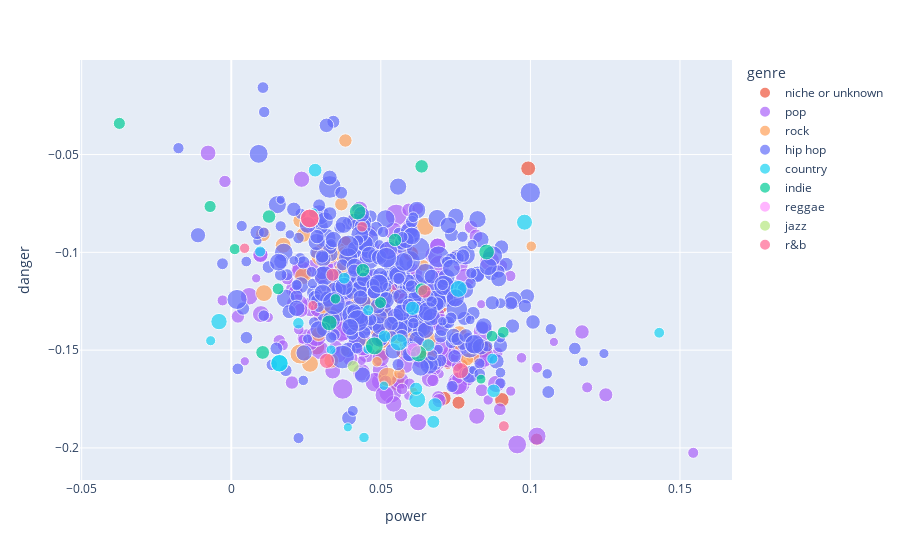

Source (notebook cell):
### Code cell
px.scatter(song_stats, x="power", y="danger", size="scored_words", color="genre", color_discrete_map=color_dict, hover_data=['name+artist'])

### Figure 1 — Plotly figure (JSON) as saved in the notebook; plotly's stock layout.template omitted (floating-point values rounded to 4 significant figures; data arrays with more than 128 entries replaced by an {"elided": "..."} marker saying what was removed)
{"data": [{"customdata": [["We Don't Talk About Bruno---Carolina Gaitán - La Gaita, Mauro Castillo, Adassa, Rhenzy Feliz, Diane Guerrero, Stephanie Beatriz, Encanto - Cast"], ["Bad Habit---Steve Lacy"], ["Surface Pressure - From \"Encanto\"/Soundtrack Version---Jessica Darrow"], ["Surface Pressure---Jessica Darrow"], ["The Family Madrigal---Stephanie Beatriz, Olga Merediz, Encanto - Cast"], ["What Else Can I Do?---Diane Guerrero, Stephanie Beatriz"], ["Dark Red---Steve Lacy"], ["Static---Steve Lacy"], ["Waiting On A Miracle---Stephanie Beatriz"], ["Numb Little Bug---Em Beihold"], ["Until I Found You---Stephen Sanchez"], ["Flowers---Lauren Spencer Smith"], ["Monster Mash---Bobby \"Boris\" Pickett, The Crypt-Kickers"], ["Sunshine ---Steve Lacy, Fousheé"], ["This Is Halloween---The Citizens of Halloween"], ["Ghostbusters---Ray Parker Jr."], ["Mercury---Steve Lacy"], ["Nobody Like U---4*TOWN , Jordan Fisher, Finneas O'Connell, Topher Ngo, Grayson Villanueva, Josh Levi"], ["10 Things I Hate About You---Leah Kate"], ["All Of You---Stephanie Beatriz, Olga Merediz, John Leguizamo, Adassa, Maluma, Encanto - Cast"], ["Victoria's Secret---Jax"], ["I Really Want to Stay at Your House---Rosa Walton, Hallie Coggins"], ["Doja---Central Cee"], ["Heavy ---Nigo, Lil Uzi Vert"], ["Somebody's Watching Me - Single Version---Rockwell"], ["Shake It ---Kay Flock, Cardi B, Dougie B, Bory300"], ["After Dark---Mr.Kitty"], ["Lost in the Fire ---Gesaffelstein, The Weeknd"], ["Heavy ---Nigo, Lil Uzi Vert"], ["The Rumbling ---SiM"], ["attention ---Omah Lay, Justin Bieber"], ["Super Freak---Rick James"]], "hovertemplate": "genre=niche or unknown<br>power=%{x}<br>danger=%{y}<br>scored_words=%{marker.size}<br>name+artist=%{customdata[0]}<extra></extra>", "legendgroup": "niche or unknown", "marker": {"color": "#EF553B", "size": [318, 279, 379, 379, 248, 260, 200, 370, 195, 376, 163, 107, 167, 170, 150, 271, 315, 297, 237, 211, 473, 385, 730, 199, 249, 171, 305, 304, 199, 274, 237, 176], "sizemode": "area", "sizeref": 2.467, "symbol": "circle"}, "mode": "markers", "name": "niche or unknown", "orientation": "v", "showlegend": true, "type": "scatter", "x": [0.0286, 0.05877, 0.08431, 0.08431, 0.07113, 0.09045, 0.03394, 0.04673, 0.1021, 0.05521, 0.05702, 0.07238, 0.07493, 0.07717, 0.03181, 0.03907, 0.03076, 0.06, 0.0238, 0.07596, 0.06106, 0.04237, 0.06874, 0.06281, 0.06028, 0.03816, 0.05571, 0.05687, 0.06281, 0.09925, 0.05029, 0.0289], "xaxis": "x", "y": [-0.1484, -0.1467, -0.1495, -0.1495, -0.1746, -0.1754, -0.118, -0.1173, -0.1956, -0.1204, -0.1512, -0.1575, -0.1018, -0.1575, -0.1081, -0.1359, -0.1116, -0.1007, -0.1112, -0.1769, -0.1226, -0.1223, -0.1262, -0.1389, -0.1294, -0.09455, -0.167, -0.1232, -0.1389, -0.05708, -0.1522, -0.1317], "yaxis": "y"}, {"customdata": {"elided": "198x1 str values"}, "hovertemplate": "genre=pop<br>power=%{x}<br>danger=%{y}<br>scored_words=%{marker.size}<br>name+artist=%{customdata[0]}<extra></extra>", "legendgroup": "pop", "marker": {"color": "#ab63fa", "size": {"elided": "198 int values"}, "sizemode": "area", "sizeref": 2.467, "symbol": "circle"}, "mode": "markers", "name": "pop", "orientation": "v", "showlegend": true, "type": "scatter", "x": {"elided": "198 float values"}, "xaxis": "x", "y": {"elided": "198 float values"}, "yaxis": "y"}, {"customdata": [["Heat Waves---Glass Animals"], ["Running Up That Hill ---Kate Bush"], ["Something In The Way---Nirvana"], ["Enemy  - from the series Arcane League of Legends---Imagine Dragons, JID, Arcane, League of Legends"], ["I Ain't Worried---OneRepublic"], ["Master of Puppets ---Metallica"], ["Sweater Weather---The Neighbourhood"], ["Hold Me Closer---Elton John, Britney Spears"], ["505---Arctic Monkeys"], ["Mary On A Cross---Ghost"], ["Alien Blues---Vundabar"], ["Softcore---The Neighbourhood"], ["Last Christmas---Wham!"], ["Everybody Wants To Rule The World---Tears For Fears"], ["Bones---Imagine Dragons"], ["Mr. Brightside---The Killers"], ["Elliot's Song - From \"Euphoria\" An HBO Original Series---Dominic Fike, Zendaya"], ["The Foundations of Decay---My Chemical Romance"], ["Space Song---Beach House"], ["EDGING---blink-182"], ["This Is Why---Paramore"], ["Daddy Issues---The Neighbourhood"], ["I Wanna Be Yours---Arctic Monkeys"], ["Dreams - 2004 Remaster---Fleetwood Mac"], ["Everlong---Foo Fighters"], ["Don't Stop Believin'---Journey"], ["Separate Ways  - Bryce Miller/Alloy Tracks Remix---Journey, Steve Perry"], ["Eventually---Tame Impala"], ["Sweet Home Alabama---Lynyrd Skynyrd"], ["Smells Like Teen Spirit---Nirvana"], ["Iris---The Goo Goo Dolls"], ["Brown Eyed Girl---Van Morrison"], ["Black Summer---Red Hot Chili Peppers"], ["Electric Love---BØRNS"], ["The Less I Know The Better---Tame Impala"], ["Cigarette Daydreams---Cage The Elephant"], ["Riptide---Vance Joy"], ["Oh Caroline---The 1975"], ["Sweet Dreams  - Remastered---Eurythmics, Annie Lennox, Dave Stewart"], ["Danger Zone - From \"Top Gun\" Original Soundtrack---Kenny Loggins"], ["Everybody Talks---Neon Trees"], ["BRIGHTSIDE---The Lumineers"], ["Enter Sandman ---Metallica"], ["Right Down the Line---Gerry Rafferty"], ["Blue Christmas---Elvis Presley"], ["House of Memories---Panic! At The Disco"], ["Born in the U.S.A.---Bruce Springsteen"], ["Sweet Child O' Mine---Guns N' Roses"], [" The Reaper---Blue Öyster Cult"], ["Why'd You Only Call Me When You're High?---Arctic Monkeys"], ["Take It Easy - 2013 Remaster---Eagles"], ["Out of My League---Fitz and The Tantrums"]], "hovertemplate": "genre=rock<br>power=%{x}<br>danger=%{y}<br>scored_words=%{marker.size}<br>name+artist=%{customdata[0]}<extra></extra>", "legendgroup": "rock", "marker": {"color": "#FFA15A", "size": [389, 406, 351, 497, 168, 223, 237, 116, 271, 395, 349, 425, 347, 399, 215, 500, 226, 530, 306, 261, 699, 361, 471, 453, 431, 271, 150, 250, 298, 648, 317, 352, 499, 210, 388, 240, 564, 120, 196, 137, 120, 304, 494, 102, 136, 567, 310, 440, 272, 312, 271, 164], "sizemode": "area", "sizeref": 2.467, "symbol": "circle"}, "mode": "markers", "name": "rock", "orientation": "v", "showlegend": true, "type": "scatter", "x": [0.04343, 0.06341, 0.01094, 0.0421, 0.06422, 0.03815, 0.08066, 0.038, 0.01057, 0.04957, 0.03302, 0.06583, 0.02397, 0.06476, 0.03615, 0.04701, 0.03681, 0.04348, 0.05645, 0.02918, 0.04272, 0.0473, 0.05228, 0.04999, 0.03323, 0.05048, 0.07587, 0.02297, 0.04228, 0.03039, 0.07625, 0.02633, 0.03836, 0.07884, 0.0464, 0.03129, 0.06495, 0.04422, 0.0567, 0.1003, 0.06232, 0.06017, 0.02298, 0.06098, 0.04872, 0.05541, 0.03702, 0.04927, 0.02408, 0.01735, 0.03343, 0.05622], "xaxis": "x", "y": [-0.1315, -0.1388, -0.1208, -0.08397, -0.1067, -0.04282, -0.1532, -0.1507, -0.09075, -0.1254, -0.1015, -0.1532, -0.1122, -0.08673, -0.09845, -0.1257, -0.07537, -0.1247, -0.1394, -0.1419, -0.1347, -0.1201, -0.1637, -0.1326, -0.1322, -0.1455, -0.1471, -0.08374, -0.137, -0.1014, -0.1416, -0.157, -0.1018, -0.1547, -0.1255, -0.1287, -0.1448, -0.1458, -0.1343, -0.09689, -0.1364, -0.1419, -0.152, -0.1713, -0.1559, -0.1414, -0.1089, -0.139, -0.09108, -0.09641, -0.1554, -0.1618], "yaxis": "y"}, {"customdata": {"elided": "378x1 str values"}, "hovertemplate": "genre=hip hop<br>power=%{x}<br>danger=%{y}<br>scored_words=%{marker.size}<br>name+artist=%{customdata[0]}<extra></extra>", "legendgroup": "hip hop", "marker": {"color": "#636efa", "size": {"elided": "378 int values"}, "sizemode": "area", "sizeref": 2.467, "symbol": "circle"}, "mode": "markers", "name": "hip hop", "orientation": "v", "showlegend": true, "type": "scatter", "x": {"elided": "378 float values"}, "xaxis": "x", "y": {"elided": "378 float values"}, "yaxis": "y"}, {"customdata": [["Don't Think Jesus---Morgan Wallen"], ["Something in the Orange---Zach Bryan"], ["You Proof---Morgan Wallen"], ["Thought You Should Know---Morgan Wallen"], ["Rock and A Hard Place---Bailey Zimmerman"], ["Whiskey Glasses---Morgan Wallen"], ["Flower Shops ---ERNEST, Morgan Wallen"], ["Chicken Fried---Zac Brown Band"], ["Fancy Like---Walker Hayes"], ["Buy Dirt---Jordan Davis, Luke Bryan"], ["Burn Burn Burn---Zach Bryan"], ["Sand In My Boots---Morgan Wallen"], ["Fall In Love---Bailey Zimmerman"], ["Doin' This---Luke Combs"], ["Tennessee Whiskey---Chris Stapleton"], ["Chasin' You---Morgan Wallen"], ["Tennessee Orange---Megan Moroney"], ["More Than My Hometown---Morgan Wallen"], ["Heavy Eyes---Zach Bryan"], ["All Your'n---Tyler Childers"], ["Wagon Wheel---Darius Rucker"], ["Fortunate Son---Creedence Clearwater Revival"], ["Feathered Indians---Tyler Childers"], ["Something in the Orange - Z&E's Version---Zach Bryan"], ["7 Summers---Morgan Wallen"], ["Forever After All---Luke Combs"], ["Beer Never Broke My Heart---Luke Combs"], ["Beautiful Crazy---Luke Combs"]], "hovertemplate": "genre=country<br>power=%{x}<br>danger=%{y}<br>scored_words=%{marker.size}<br>name+artist=%{customdata[0]}<extra></extra>", "legendgroup": "country", "marker": {"color": "#19d3f3", "size": [247, 378, 233, 102, 150, 135, 165, 255, 174, 210, 210, 352, 126, 151, 356, 152, 144, 226, 121, 216, 369, 318, 191, 378, 109, 332, 126, 119], "sizemode": "area", "sizeref": 2.467, "symbol": "circle"}, "mode": "markers", "name": "country", "orientation": "v", "showlegend": true, "type": "scatter", "x": [0.06062, 0.01611, 0.02804, 0.03898, 0.009651, 0.04437, 0.02244, 0.06812, 0.03774, 0.06755, 0.06589, 0.06217, 0.0457, 0.08726, 0.07602, 0.04576, 0.1431, 0.0877, 0.02744, 0.0618, 0.056, 0.09802, 0.05122, 0.01611, 0.05104, -0.0041, -0.006889, 0.03337], "xaxis": "x", "y": [-0.1286, -0.1567, -0.05799, -0.1895, -0.09957, -0.1947, -0.1362, -0.178, -0.1132, -0.1866, -0.1475, -0.1753, -0.1495, -0.1544, -0.1187, -0.1296, -0.1411, -0.1708, -0.07983, -0.1697, -0.146, -0.08459, -0.1429, -0.1567, -0.1682, -0.1354, -0.1452, -0.1498], "yaxis": "y"}, {"customdata": [["I Love You So---The Walters"], ["Notion---The Rare Occasions"], ["Stick Season---Noah Kahan"], ["Freaks---Surf Curse"], ["Sex Drugs Etc.---Beach Weather"], ["Tek It---Cafuné"], ["World's Smallest Violin---AJR"], ["POLTERGEIST!---CORPSE, OmenXIII"], ["It's Called: Freefall---Rainbow Kitten Surprise"], ["Young---Vacations"], ["The Night We Met---Lord Huron"], ["Washing Machine Heart---Mitski"], ["Lovers Rock---TV Girl"], ["Not Allowed---TV Girl"], ["Pope Is a Rockstar---SALES"], ["rises the moon---Liana Flores"], ["Kilby Girl---The Backseat Lovers"], ["My Kind of Woman---Mac DeMarco"], ["I Can't Handle Change---Roar"], ["Hayloft II---Mother Mother"]], "hovertemplate": "genre=indie<br>power=%{x}<br>danger=%{y}<br>scored_words=%{marker.size}<br>name+artist=%{customdata[0]}<extra></extra>", "legendgroup": "indie", "marker": {"color": "#00cc96", "size": [166, 171, 306, 173, 175, 202, 227, 181, 333, 135, 229, 333, 395, 304, 223, 237, 156, 122, 183, 227], "sizemode": "area", "sizeref": 2.467, "symbol": "circle"}, "mode": "markers", "name": "indie", "orientation": "v", "showlegend": true, "type": "scatter", "x": [0.08716, 0.09091, 0.03276, 0.01566, 0.04989, 0.06359, 0.01263, -0.03741, 0.04223, 0.03485, 0.044, 0.06262, 0.04784, 0.08535, 0.05474, 0.01049, 0.001187, 0.08349, -0.007075, 0.06364], "xaxis": "x", "y": [-0.1429, -0.1409, -0.1361, -0.1186, -0.1257, -0.1189, -0.0817, -0.03407, -0.07924, -0.1238, -0.1091, -0.1518, -0.1478, -0.09982, -0.09367, -0.1512, -0.09835, -0.1648, -0.07655, -0.05605], "yaxis": "y"}, {"customdata": [["Pass The Dutchie---Musical Youth"]], "hovertemplate": "genre=reggae<br>power=%{x}<br>danger=%{y}<br>scored_words=%{marker.size}<br>name+artist=%{customdata[0]}<extra></extra>", "legendgroup": "reggae", "marker": {"color": "#FF97FF", "size": [255], "sizemode": "area", "sizeref": 2.467, "symbol": "circle"}, "mode": "markers", "name": "reggae", "orientation": "v", "showlegend": true, "type": "scatter", "x": [0.061], "xaxis": "x", "y": [-0.1499], "yaxis": "y"}, {"customdata": [["September---Earth, Wind & Fire"]], "hovertemplate": "genre=jazz<br>power=%{x}<br>danger=%{y}<br>scored_words=%{marker.size}<br>name+artist=%{customdata[0]}<extra></extra>", "legendgroup": "jazz", "marker": {"color": "#B6E880", "size": [173], "sizemode": "area", "sizeref": 2.467, "symbol": "circle"}, "mode": "markers", "name": "jazz", "orientation": "v", "showlegend": true, "type": "scatter", "x": [0.04078], "xaxis": "x", "y": [-0.1583], "yaxis": "y"}, {"customdata": [["Thriller---Michael Jackson"], ["90 Proof ---Smino, J. Cole"], ["Heartbreak Anniversary---Giveon"], ["Thriller - 2003 Edit---Michael Jackson"], ["For Tonight---Giveon"], ["SPIT IN MY FACE!---ThxSoMch"], ["Sure Thing---Miguel"], ["Over---Lucky Daye"], ["Get You ---Daniel Caesar, Kali Uchis"], ["Swim---Chase Atlantic"]], "hovertemplate": "genre=r&b<br>power=%{x}<br>danger=%{y}<br>scored_words=%{marker.size}<br>name+artist=%{customdata[0]}<extra></extra>", "legendgroup": "r&b", "marker": {"color": "#FF6692", "size": [432, 134, 289, 432, 126, 211, 150, 141, 321, 229], "sizemode": "area", "sizeref": 2.467, "symbol": "circle"}, "mode": "markers", "name": "r&b", "orientation": "v", "showlegend": true, "type": "scatter", "x": [0.02623, 0.004467, 0.03197, 0.02623, 0.02726, 0.03386, 0.09112, 0.04375, 0.07665, 0.0646], "xaxis": "x", "y": [-0.08266, -0.09791, -0.1555, -0.08266, -0.1272, -0.1115, -0.1889, -0.08688, -0.1605, -0.12], "yaxis": "y"}], "layout": {"legend": {"itemsizing": "constant", "title": {"text": "genre"}, "tracegroupgap": 0}, "margin": {"t": 60}, "xaxis": {"anchor": "y", "domain": [0, 1], "title": {"text": "power"}}, "yaxis": {"anchor": "x", "domain": [0, 1], "title": {"text": "danger"}}}}
